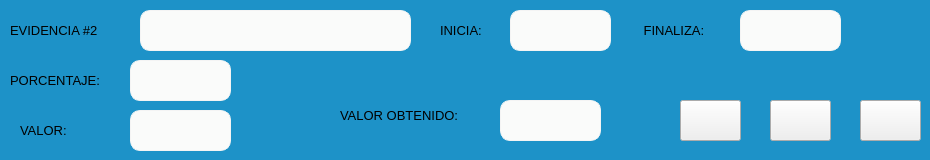
        <widget class="QFrame" name="frame_15">
         <property name="styleSheet">
          <string notr="true">QFrame {
                background-color: rgb(29, 146, 200);
                border: none;
                border-radius: 10px;
            }
            QFrame:hover {
                background-color: qlineargradient(x1:0, y1:0, x2:1, y2:0, stop:0 rgb(29, 146, 200), stop:1 rgb(102, 187, 255));
            }</string>
         </property>
         <property name="frameShape">
          <enum>QFrame::StyledPanel</enum>
         </property>
         <property name="frameShadow">
          <enum>QFrame::Raised</enum>
         </property>
         <widget class="QPushButton" name="pushButton_34">
          <property name="geometry">
           <rect>
            <x>680</x>
            <y>100</y>
            <width>61</width>
            <height>41</height>
           </rect>
          </property>
          <property name="text">
           <string/>
          </property>
          <property name="icon">
           <iconset>
            <normaloff>D:/Users/MAL19/Downloads/archivo.png</normaloff>D:/Users/MAL19/Downloads/archivo.png</iconset>
          </property>
          <property name="iconSize">
           <size>
            <width>35</width>
            <height>35</height>
           </size>
          </property>
         </widget>
         <widget class="QPushButton" name="pushButton_35">
          <property name="geometry">
           <rect>
            <x>860</x>
            <y>100</y>
            <width>61</width>
            <height>41</height>
           </rect>
          </property>
          <property name="text">
           <string/>
          </property>
          <property name="icon">
           <iconset>
            <normaloff>D:/Users/MAL19/Downloads/lista-de-verificacion.png</normaloff>D:/Users/MAL19/Downloads/lista-de-verificacion.png</iconset>
          </property>
          <property name="iconSize">
           <size>
            <width>35</width>
            <height>35</height>
           </size>
          </property>
         </widget>
         <widget class="QPushButton" name="pushButton_36">
          <property name="geometry">
           <rect>
            <x>770</x>
            <y>100</y>
            <width>61</width>
            <height>41</height>
           </rect>
          </property>
          <property name="text">
           <string/>
          </property>
          <property name="icon">
           <iconset>
            <normaloff>D:/Users/MAL19/Downloads/subir.png</normaloff>D:/Users/MAL19/Downloads/subir.png</iconset>
          </property>
          <property name="iconSize">
           <size>
            <width>35</width>
            <height>35</height>
           </size>
          </property>
         </widget>
         <widget class="QLabel" name="label_2">
          <property name="geometry">
           <rect>
            <x>10</x>
            <y>10</y>
            <width>121</width>
            <height>41</height>
           </rect>
          </property>
          <property name="font">
           <font>
            <family>Segoe UI</family>
            <pointsize>10</pointsize>
            <weight>50</weight>
            <italic>false</italic>
            <bold>false</bold>
           </font>
          </property>
          <property name="styleSheet">
           <string notr="true">QLabel{
background-color:transparent;
border:none;
}</string>
          </property>
          <property name="text">
           <string>EVIDENCIA #2</string>
          </property>
         </widget>
         <widget class="QLineEdit" name="materia_3">
          <property name="geometry">
           <rect>
            <x>140</x>
            <y>10</y>
            <width>271</width>
            <height>41</height>
           </rect>
          </property>
          <property name="font">
           <font>
            <family>Segoe UI</family>
            <pointsize>12</pointsize>
           </font>
          </property>
          <property name="styleSheet">
           <string notr="true">QLineEdit{
background-color:#fafbfa;
border-radius:10px;
border:1px solid #f4f4f4;
text-aling:center;
}
</string>
          </property>
          <property name="readOnly">
           <bool>true</bool>
          </property>
         </widget>
         <widget class="QLineEdit" name="materia_15">
          <property name="geometry">
           <rect>
            <x>510</x>
            <y>10</y>
            <width>101</width>
            <height>41</height>
           </rect>
          </property>
          <property name="font">
           <font>
            <family>Segoe UI</family>
            <pointsize>12</pointsize>
           </font>
          </property>
          <property name="styleSheet">
           <string notr="true">QLineEdit{
background-color:#fafbfa;
border-radius:10px;
border:1px solid #f4f4f4;
text-aling:center;
}
</string>
          </property>
          <property name="readOnly">
           <bool>true</bool>
          </property>
         </widget>
         <widget class="QLabel" name="label_13">
          <property name="geometry">
           <rect>
            <x>440</x>
            <y>10</y>
            <width>71</width>
            <height>41</height>
           </rect>
          </property>
          <property name="font">
           <font>
            <family>Segoe UI</family>
            <pointsize>10</pointsize>
            <weight>50</weight>
            <italic>false</italic>
            <bold>false</bold>
           </font>
          </property>
          <property name="styleSheet">
           <string notr="true">QLabel{
background-color:transparent;
border:none;
}</string>
          </property>
          <property name="text">
           <string>INICIA:</string>
          </property>
         </widget>
         <widget class="QLineEdit" name="materia_11">
          <property name="geometry">
           <rect>
            <x>130</x>
            <y>60</y>
            <width>101</width>
            <height>41</height>
           </rect>
          </property>
          <property name="font">
           <font>
            <family>Segoe UI</family>
            <pointsize>12</pointsize>
           </font>
          </property>
          <property name="styleSheet">
           <string notr="true">QLineEdit{
background-color:#fafbfa;
border-radius:10px;
border:1px solid #f4f4f4;
text-aling:center;
}
</string>
          </property>
          <property name="readOnly">
           <bool>true</bool>
          </property>
         </widget>
         <widget class="QLineEdit" name="materia_14">
          <property name="geometry">
           <rect>
            <x>740</x>
            <y>10</y>
            <width>101</width>
            <height>41</height>
           </rect>
          </property>
          <property name="font">
           <font>
            <family>Segoe UI</family>
            <pointsize>12</pointsize>
           </font>
          </property>
          <property name="styleSheet">
           <string notr="true">QLineEdit{
background-color:#fafbfa;
border-radius:10px;
border:1px solid #f4f4f4;
text-aling:center;
}
</string>
          </property>
          <property name="text">
           <string/>
          </property>
          <property name="readOnly">
           <bool>true</bool>
          </property>
         </widget>
         <widget class="QLabel" name="label_11">
          <property name="geometry">
           <rect>
            <x>20</x>
            <y>110</y>
            <width>61</width>
            <height>41</height>
           </rect>
          </property>
          <property name="font">
           <font>
            <family>Segoe UI</family>
            <pointsize>10</pointsize>
            <weight>50</weight>
            <italic>false</italic>
            <bold>false</bold>
           </font>
          </property>
          <property name="styleSheet">
           <string notr="true">QLabel{
background-color:transparent;
border:none;
}</string>
          </property>
          <property name="text">
           <string>VALOR:</string>
          </property>
         </widget>
         <widget class="QLabel" name="label_15">
          <property name="geometry">
           <rect>
            <x>10</x>
            <y>60</y>
            <width>121</width>
            <height>41</height>
           </rect>
          </property>
          <property name="font">
           <font>
            <family>Segoe UI</family>
            <pointsize>10</pointsize>
            <weight>50</weight>
            <italic>false</italic>
            <bold>false</bold>
           </font>
          </property>
          <property name="styleSheet">
           <string notr="true">QLabel{
background-color:transparent;
border:none;
}</string>
          </property>
          <property name="text">
           <string>PORCENTAJE:</string>
          </property>
         </widget>
         <widget class="QLabel" name="label_12">
          <property name="geometry">
           <rect>
            <x>340</x>
            <y>100</y>
            <width>161</width>
            <height>31</height>
           </rect>
          </property>
          <property name="font">
           <font>
            <family>Segoe UI</family>
            <pointsize>10</pointsize>
            <weight>50</weight>
            <italic>false</italic>
            <bold>false</bold>
           </font>
          </property>
          <property name="styleSheet">
           <string notr="true">QLabel{
background-color:transparent;
border:none;
}</string>
          </property>
          <property name="text">
           <string>VALOR OBTENIDO:</string>
          </property>
         </widget>
         <widget class="QLineEdit" name="materia_12">
          <property name="geometry">
           <rect>
            <x>130</x>
            <y>110</y>
            <width>101</width>
            <height>41</height>
           </rect>
          </property>
          <property name="font">
           <font>
            <family>Segoe UI</family>
            <pointsize>12</pointsize>
           </font>
          </property>
          <property name="styleSheet">
           <string notr="true">QLineEdit{
background-color:#fafbfa;
border-radius:10px;
border:1px solid #f4f4f4;
text-aling:center;
}
</string>
          </property>
          <property name="text">
           <string/>
          </property>
          <property name="readOnly">
           <bool>true</bool>
          </property>
         </widget>
         <widget class="QLineEdit" name="materia_13">
          <property name="geometry">
           <rect>
            <x>500</x>
            <y>100</y>
            <width>101</width>
            <height>41</height>
           </rect>
          </property>
          <property name="font">
           <font>
            <family>Segoe UI</family>
            <pointsize>12</pointsize>
           </font>
          </property>
          <property name="styleSheet">
           <string notr="true">QLineEdit{
background-color:#fafbfa;
border-radius:10px;
border:1px solid #f4f4f4;
text-aling:center;
}
</string>
          </property>
          <property name="text">
           <string/>
          </property>
          <property name="readOnly">
           <bool>true</bool>
          </property>
         </widget>
         <widget class="QLabel" name="label_14">
          <property name="geometry">
           <rect>
            <x>640</x>
            <y>10</y>
            <width>91</width>
            <height>41</height>
           </rect>
          </property>
          <property name="font">
           <font>
            <family>Segoe UI</family>
            <pointsize>10</pointsize>
            <weight>50</weight>
            <italic>false</italic>
            <bold>false</bold>
           </font>
          </property>
          <property name="styleSheet">
           <string notr="true">QLabel{
background-color:transparent;
border:none;
}</string>
          </property>
          <property name="text">
           <string> FINALIZA:</string>
          </property>
         </widget>
        </widget>
